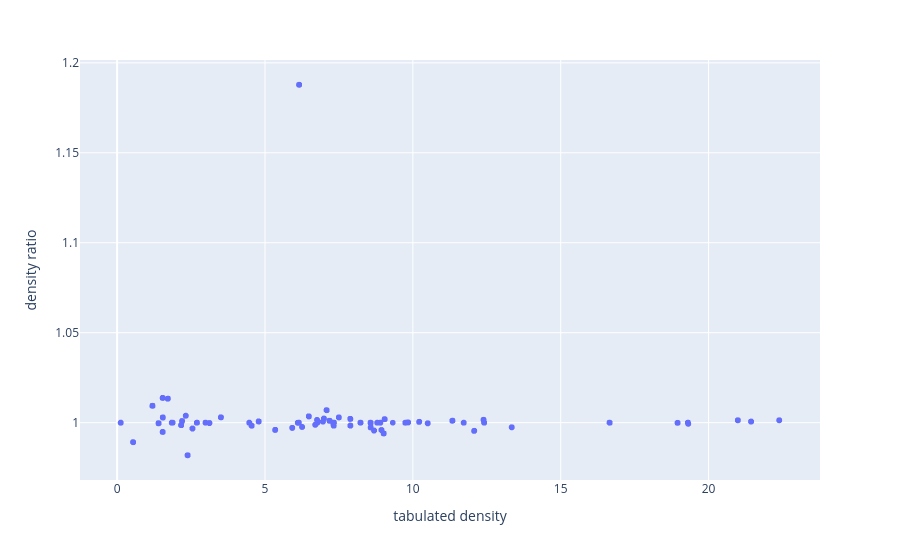

This figure's notebook cell:
### Code cell
# check density values as sanity check
density = df_elemental_only["target_name"].apply(get_element_density)
tabulated_density = df_elemental_only["target_rho"]

px.scatter(
    x=tabulated_density,
    y=density / tabulated_density,
    labels={"x": "tabulated density", "y": "density ratio"},
)

### Figure 1 — Plotly figure (JSON) as saved in the notebook; plotly's stock layout.template omitted (floating-point values rounded to 4 significant figures; data arrays with more than 128 entries replaced by an {"elided": "..."} marker saying what was removed)
{"data": [{"hovertemplate": "tabulated density=%{x}<br>density ratio=%{y}<extra></extra>", "legendgroup": "", "marker": {"color": "#636efa", "symbol": "circle"}, "mode": "markers", "name": "", "showlegend": false, "type": "scattergl", "x": {"elided": "35860 float values"}, "xaxis": "x", "y": {"elided": "35860 float values"}, "yaxis": "y"}], "layout": {"legend": {"tracegroupgap": 0}, "margin": {"t": 60}, "xaxis": {"anchor": "y", "domain": [0, 1], "title": {"text": "tabulated density"}}, "yaxis": {"anchor": "x", "domain": [0, 1], "title": {"text": "density ratio"}}}}
